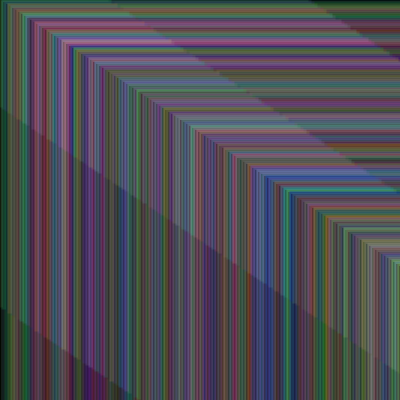
Frame 1 (no input)
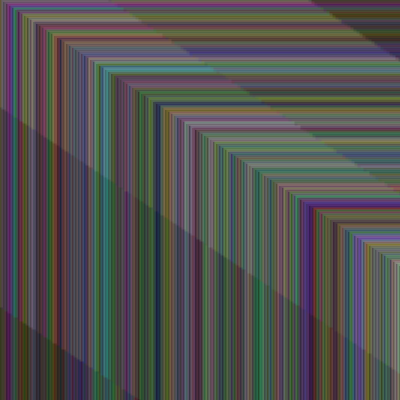
Frame 60 (the mouse pressed at the canvas centre just before this capture)
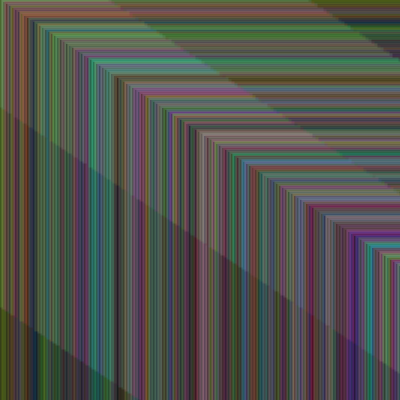
Frame 120 (the mouse held since frame 60 and released just before this capture)

The Processing sketch that drew these frames (run headless with seeded random() and noise(); from frame 60 on, the mouse is pressed at the canvas centre):

// Processing sketch: processing_37516
// ── processing_37516.pde

//Homework 5
//Copyright Yoni Afek , Sept 14, 2011 Carnegie Mellon

int x=0;
int y=25;
color col;
 
void setup()
{
 
  size (400,400);
  smooth();
  col=color(random (55), random (128),random (128));
  frameRate(30);
}
 
void draw()
{
  fill(0);
  rect(0, 0, 400, 400);
  x=0;
  y=0;

 
  while (y<=width)
  {
    
    noFill();
    fill(20);
    rect(x, y, 400, 400);
    strokeWeight(10);
    stroke(random(256),random(256), random(256),40);
     
    y=y+2;
    x=x+3;
    
    noFill();
    rect(x, y, 300, 100);
    strokeWeight(10);
    stroke(random(256),random(256), random(256),40);
    
    noFill();
    rect(x, y, 100, 300);
    strokeWeight(10);
    stroke(random(256),random(256), random(256),40);

  }
   
   
  
}
